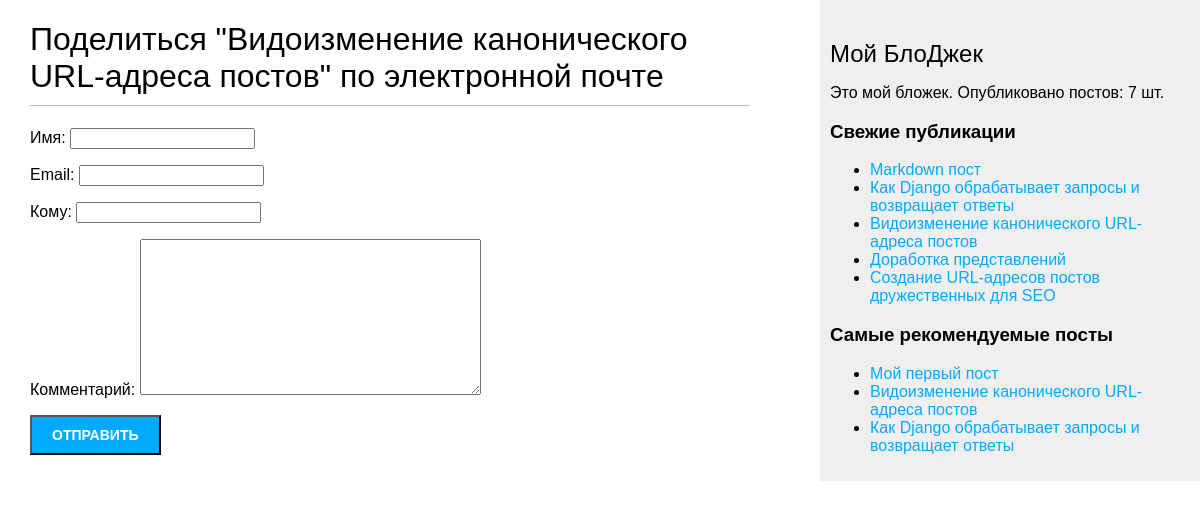
The page /blog/7/share/ on the database its author committed.
### blog/models.py (models this page shows, shortened)
class Post(models.Model):
    class Status(models.TextChoices):
        DRAFT = "DF", "Draft"
        PUBLISHED = "PB", "Published"
    title = models.CharField(max_length=250)
    slug = models.SlugField(max_length=250, unique_for_date="publish")
    author = models.ForeignKey(
        User, on_delete=models.CASCADE, related_name="blog_posts"
    )
    body = models.TextField()
    publish = models.DateTimeField(default=timezone.now)
    created = models.DateTimeField(auto_now_add=True)
    updated = models.DateTimeField(auto_now=True)
    status = models.CharField(
        max_length=2, choices=Status.choices, default=Status.DRAFT
    )
    objects = models.Manager()  # менеджер, применяемый по умолчанию
    published = PublishedManager()  # пользовательский менеджер
    tags = TaggableManager() # менеджер тэгов
    class Meta:
        ordering = ["-publish"]
        indexes = [
            models.Index(fields=["-publish"]),
        ]
    def get_absolute_url(self):
        return reverse(
            "blog:post_detail",
            args=[self.publish.year, self.publish.month, self.publish.day, self.slug],
        )

### blog/views.py (the view)
def post_share(request, post_id):
    post = get_object_or_404(Post, id=post_id, status=Post.Status.PUBLISHED)
    sent = False
    if request.method == "POST":
        form = EmailPostForm(request.POST)
        if form.is_valid():
            cd = form.cleaned_data
            post_url = request.build_absolute_uri(post.get_absolute_url())
            subject = f"{cd['name']} рекомендует Вам прочитать " f"{post.title}"
            message = (
                f"Прочтите {post.title} по адресу {post_url}\n\n"
                f"{cd['name']} ({cd['email']}) комментирует: {cd['comments']}"
            )
            send_mail(subject, message, settings.EMAIL_HOST_USER, [cd["to"]])
            sent = True
    else:
        form = EmailPostForm()
    return render(
        request, "blog/post/share.html", {"post": post, "form": form, "sent": sent}
    )

### blog/forms.py
class EmailPostForm(forms.Form):
    name = forms.CharField(max_length=25, label="Имя")
    email = forms.EmailField(label="Email")
    to = forms.EmailField(label="Кому")
    comments = forms.CharField(required=False, widget=forms.Textarea, label="Комментарий")

### blog/models.py (called while the page is built)
    def get_queryset(self):
        return super().get_queryset().filter(status=Post.Status.PUBLISHED)

### blog/templatetags/blog_tags.py (called while the page is built)
@register.simple_tag
def total_posts():
    return Post.published.count()

@register.inclusion_tag('blog/post/latest_posts.html')
def show_latest_posts(count=5):
    latest_posts = Post.published.order_by('-publish')[:count]
    return {'latest_posts': latest_posts}

@register.simple_tag
def get_most_commented_posts(count=5):
    return Post.published.annotate(
        total_comments=Count('comments')
    ).exclude(total_comments=0).order_by('-total_comments')[:count]

### templates/blog/post/share.html (shortened to what this page needs)
{% extends "blog/base.html" %}
{% block content %}
    {% if sent %}
        <h1>Электронное письмо успешно отправлено</h1>
        <p>
            "{{ post.title }}" успешно отправлено
            на адрес {{ form.cleaned_data.to }}.
        </p>
    {% else %}
        <h1>Поделиться "{{ post.title }}" по электронной почте</h1>
        <form method="post">
            {{ form.as_p }}
            <input type="submit" value="Отправить">
        </form>
    {% endif %}
{% endblock %}

### templates/blog/base.html (shortened to what this page needs)
{% load blog_tags %}
{% load static %}
<!DOCTYPE html>
<html>
<head>
    <link href="{% static 'css/blog.css' %}" rel="stylesheet">
</head>
<body>
<div id="content">
    {% block content %}
    {% endblock %}
</div>
<div id="sidebar">
    <h2>Мой БлоДжек</h2>
    <p>Это мой бложек.
       Опубликовано постов: {% total_posts %} шт.
    </p>
    <h3>Свежие публикации</h3>
    {% show_latest_posts 5 %}
      <h3>Самые рекомендуемые посты</h3>
      {% get_most_commented_posts as most_commented_posts %}
      <ul>
         {% for post in most_commented_posts %}
         <li>
            <a href="{{ post.get_absolute_url }}">{{ post.title }}</a>
         </li>
         {% endfor %}
      </ul>
</div>
</body>
</html>

### templates/blog/post/latest_posts.html
<ul>
    {% for post in latest_posts %}
        <li>
            <a href="{{ post.get_absolute_url }}">{{ post.title }}</a>
        </li>
    {% endfor %}
</ul>

### rows shown on the page
Post: title "Видоизменение канонического URL-адреса постов"
Post: title "Markdown пост"
Post: title "Как Django обрабатывает запросы и возвращает ответы"
Post: title "Доработка представлений"
Post: title "Создание URL-адресов постов дружественных для SEO"
Post: title "Мой первый пост"
